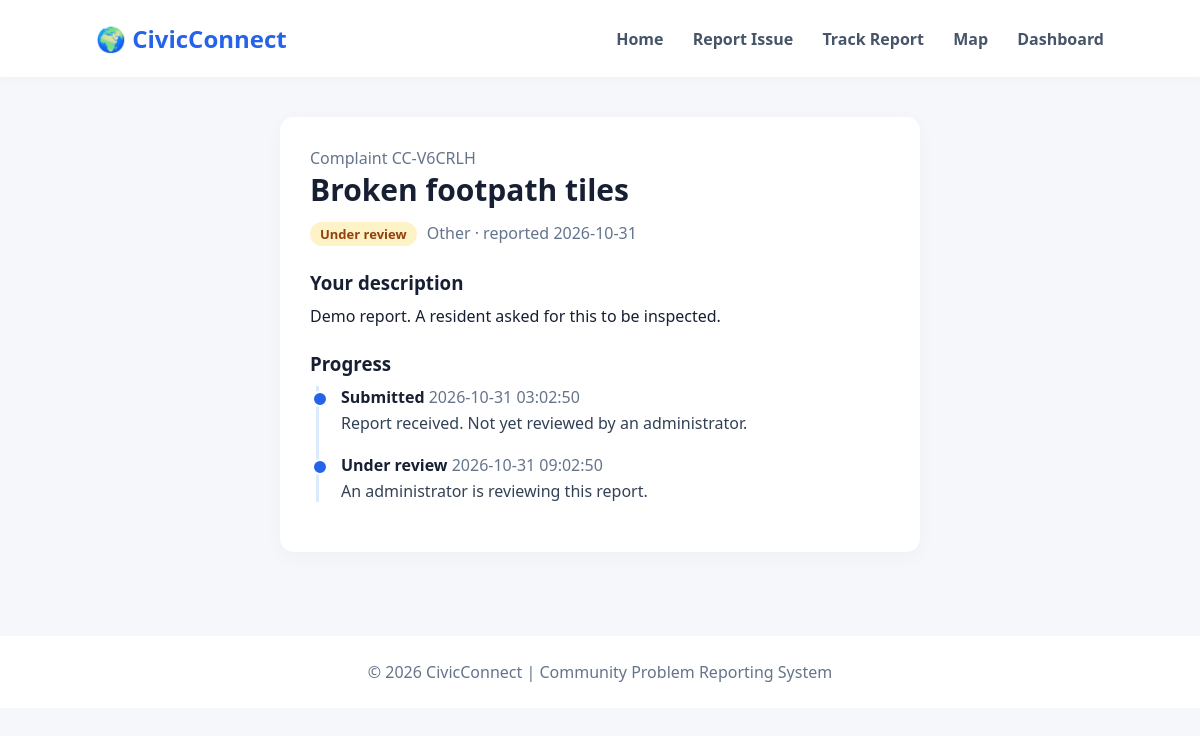
/track/CC-V6CRLH, run on an earlier commit of the app's database.
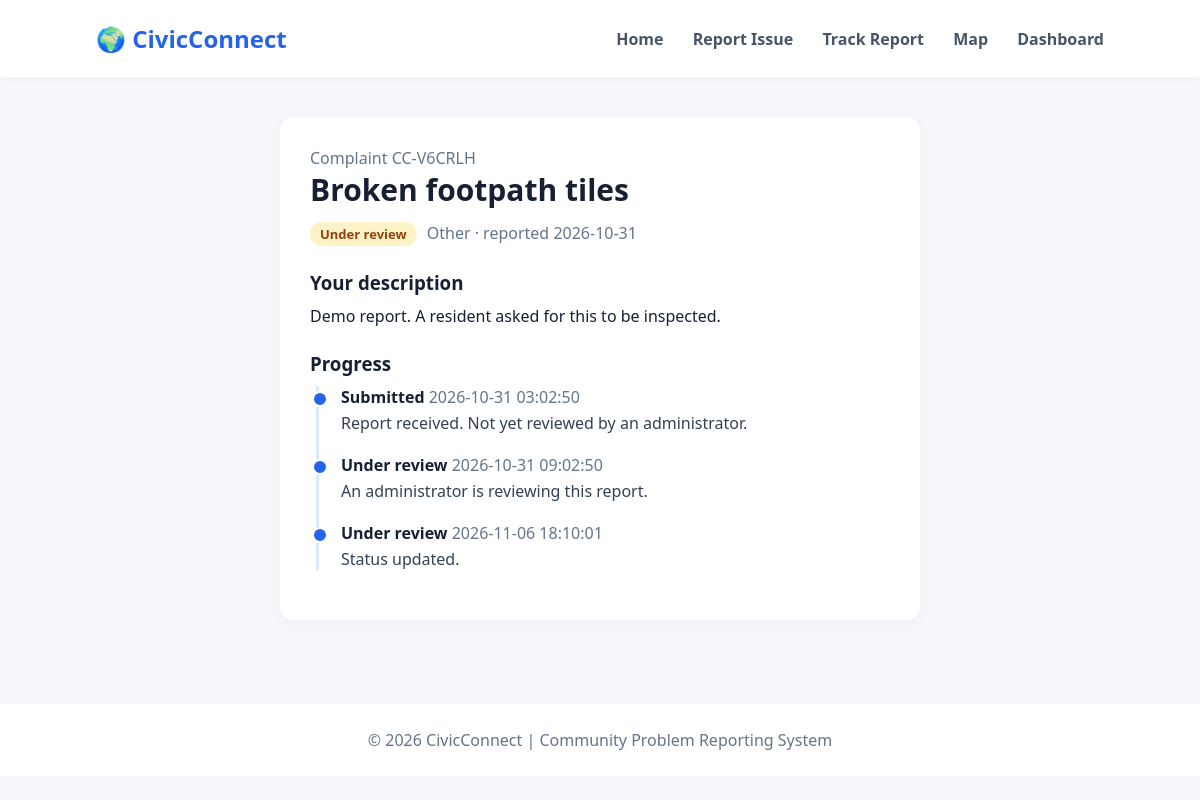
And on a later commit of the database.
### tables this page shows
CREATE TABLE reports (
            id INTEGER PRIMARY KEY AUTOINCREMENT,
            complaint_id TEXT UNIQUE NOT NULL,
            title TEXT NOT NULL,
            description TEXT NOT NULL,
            category TEXT NOT NULL,
            lat REAL,
            lng REAL,
            image TEXT,
            status TEXT NOT NULL DEFAULT 'submitted',
            is_verified INTEGER NOT NULL DEFAULT 0,
            duplicate_of INTEGER,
            duplicate_count INTEGER NOT NULL DEFAULT 0,
            citizen_verified INTEGER,
            created_at TEXT NOT NULL,
            updated_at TEXT NOT NULL,
            resolved_at TEXT
        , email TEXT, phone TEXT, contact_email TEXT, contact_phone TEXT);

CREATE TABLE status_updates (
            id INTEGER PRIMARY KEY AUTOINCREMENT,
            report_id INTEGER NOT NULL,
            status TEXT NOT NULL,
            note TEXT,
            proof_image TEXT,
            created_at TEXT NOT NULL,
            FOREIGN KEY (report_id) REFERENCES reports(id)
        );

### app.py (the view)
@app.route("/track/<complaint_id>")
def track_detail(complaint_id):
    db = get_db()
    r = db.execute("SELECT * FROM reports WHERE complaint_id = ?", (complaint_id.upper(),)).fetchone()
    if not r:
        flash("No report found with that ID. Check it and try again.", "error")
        return redirect(url_for("track"))
    original = None
    if r["duplicate_of"]:
        original = db.execute("SELECT * FROM reports WHERE id = ?", (r["duplicate_of"],)).fetchone()
    shown = original or r  # a linked report shows the progress of the report raised first
    rows = db.execute(
        "SELECT * FROM status_updates WHERE report_id = ? ORDER BY id", (shown["id"],)
    ).fetchall()
    history = [h for h in rows if not (original and (h["note"] or "").startswith("Citizen"))]
    return render_template("track_detail.html", r=r, shown=shown, original=original, history=history)

### app.py (called while the page is built)
def get_db():
    if "db" not in g:
        g.db = sqlite3.connect(DB_PATH)
        g.db.row_factory = sqlite3.Row
    return g.db

@app.after_request
def send_queued_notifications(response):
    jobs = g.pop("jobs", None)
    if jobs:
        notifier.dispatch(jobs, DB_PATH)
    return response

@app.context_processor
def inject_globals():
    return {"STATUS_LABELS": STATUS_LABELS, "CATEGORIES": CATEGORIES}

### templates/track_detail.html (shortened to what this page needs)
{% extends "base.html" %}
{% block content %}
<section class="card narrow">
    <p class="muted">Complaint {{ r['complaint_id'] }}</p>
    <h1>{{ r['title'] }}</h1>
    <p>
        <span class="badge {{ shown['status'] }}">{{ STATUS_LABELS[shown['status']] }}</span>
        <span class="muted">{{ CATEGORIES[r['category']][0] }} · reported {{ r['created_at'][:10] }}</span>
    </p>
    <h3>Your description</h3>
    <p>{{ r['description'] }}</p>
    <h3>Progress</h3>
    <ol class="timeline">
        {% for h in history %}
        <li>
            <strong>{{ STATUS_LABELS[h['status']] }}</strong>
            <span class="muted">{{ h['created_at'] }}</span>
            {% if h['note'] %}<p>{{ h['note'] }}</p>{% endif %}
        </li>
        {% endfor %}
    </ol>
</section>
{% endblock %}

### templates/base.html (shortened to what this page needs)
<!DOCTYPE html>
<html lang="en">
<head>
    <link rel="stylesheet" href="{{ url_for('static', filename='style.css') }}">
    <link rel="stylesheet" href="{{ url_for('static', filename='app.css') }}">
</head>
<body>
<nav class="navbar">
    <h2>🌍 CivicConnect</h2>
    <div>
        <a href="/">Home</a>
        <a href="/report">Report Issue</a>
        <a href="/track">Track Report</a>
        <a href="/map">Map</a>
        <a href="/dashboard">Dashboard</a>
    </div>
</nav>
<main class="container">
    {% block content %}{% endblock %}
</main>
<footer>
    <p>© 2026 CivicConnect | Community Problem Reporting System</p>
</footer>
</body>
</html>

### static/style.css (style rules this page uses)
* { margin: 0; padding: 0; box-sizing: border-box; }
body { font-family: "Segoe UI", Arial, sans-serif; background: #f5f7fb; color: #172033; }
.navbar { display: flex; justify-content: space-between; align-items: center; padding: 22px 8%; background: white; box-shadow: 0 2px 10px #00000008; }
.navbar h2 { color: #2563eb; }
.navbar a { text-decoration: none; color: #475569; margin-left: 25px; font-weight: 600; }
footer { text-align: center; padding: 25px; color: #64748b; background: white; }

### static/app.css (style rules this page uses)
.container { max-width: 1100px; margin: 0 auto; padding: 40px 6% 60px; }
.container h1 { font-size: 30px; margin-bottom: 12px; }
.container h3 { margin: 24px 0 10px; }
.card { background: white; border-radius: 14px; padding: 30px; margin-bottom: 24px; box-shadow: 0 5px 20px #00000008; }
.card.narrow { max-width: 640px; margin-left: auto; margin-right: auto; }
.muted { color: #64748b; font-weight: 400; }
.badge { display: inline-block; padding: 3px 10px; border-radius: 999px; font-size: 13px; font-weight: 600; margin-right: 6px; }
.badge.under_review { background: #fef3c7; color: #92400e; }
.timeline { list-style: none; border-left: 3px solid #dbeafe; margin-left: 6px; padding-left: 22px; }
.timeline li { position: relative; margin-bottom: 20px; }
.timeline li::before { content: ""; position: absolute; left: -29px; top: 5px; width: 12px; height: 12px; border-radius: 50%; background: #2563eb; border: 2px solid white; }
.timeline p { margin-top: 4px; color: #334155; }

What changed in the data, as far as the page shows it:
added status_updates: status "Under review", created_at "2026-11-06 18:10:01", note "Status updated."
